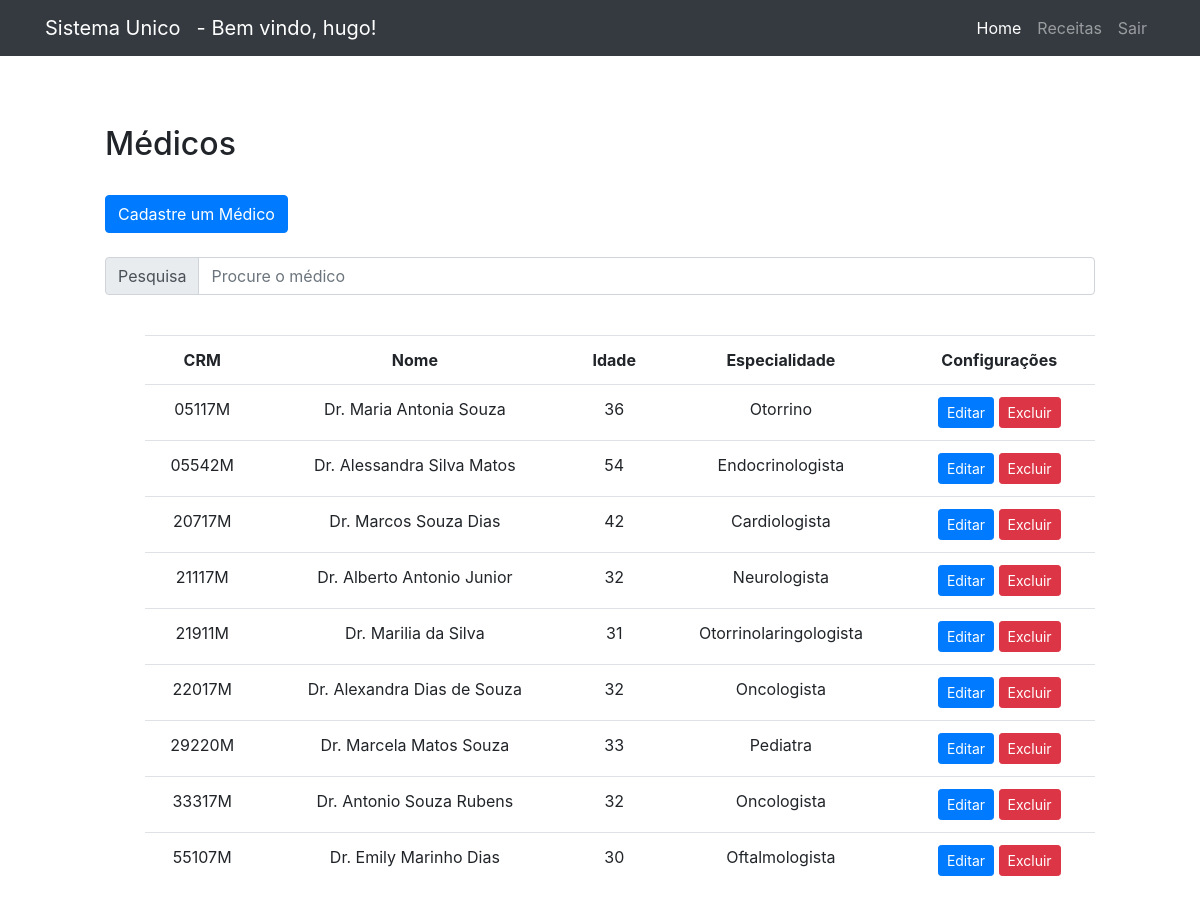
Page /public/doctor/listDoctor.php (signed in) on the committed database.
### tables this page shows
CREATE TABLE `usuarios` (
  `id_usuario` int(11) NOT NULL,
  `user` varchar(20) DEFAULT NULL,
  `senha` varchar(100) DEFAULT NULL,
  `prioridade` int(11) DEFAULT NULL,
  `nome` varchar(100) DEFAULT NULL
);

CREATE TABLE `medico` (
  `CRM` varchar(6) NOT NULL,
  `nome` varchar(200) NOT NULL,
  `idade` int(11) NOT NULL,
  `especialidade_id` int(11) NOT NULL
);

CREATE TABLE `especialidade_medico` (
  `especialidade_id` int(11) NOT NULL,
  `descricao` varchar(100) NOT NULL
);

### public/doctor/listDoctorNoSearch.php (the view, shortened to what this page needs)
<?php
    include("../../data/db_connection.php");
    $sql = "SELECT * FROM medico";
    $dadosConsulta = $connection -> query($sql);
    if($dadosConsulta -> num_rows > 0)
    {
    ?>
    <div style="margin-left: 100px; margin-right: 100px;">
        <br>
        <table class="table" style="text-align: center;">
            <tr>
                <th>CRM</th>
                <th>Nome</th>
                <th>Idade</th>
                <th>Especialidade</th>
                <th>Configurações</th>
            </tr>
            <?php
                while($exibir = $dadosConsulta -> fetch_assoc())
                {
                ?>
                    <tr>
                        <td><?php echo $exibir["CRM"] ?></td>
                        <td><?php echo $exibir["nome"] ?></td>
                        <td><?php echo $exibir["idade"] ?></td>
                        <td>
                        <?php
                            $sqlQuery = "SELECT * FROM especialidade_medico WHERE especialidade_id = " . $exibir["especialidade_id"];
                            $result = $connection -> query($sqlQuery);
                            if($result)
                            {
                                while($row = $result->fetch_assoc())
                                    echo $row["descricao"];
                            }
                        ?>
                        </td>
                        <td>
                            <button type="submit" class="btn btn-primary btn-sm" formmethod="get">
                                <a href="editDoctor.php?crm=<?php echo $exibir["CRM"]?>" style="text-decoration: none; color: white">Editar</a>
                            </button>
                            <button type="submit" class="btn btn-danger btn-sm" formmethod="post">
                                 <a href="deleteDoctor.php?crm=<?php echo $exibir ["CRM"] ?>" style="text-decoration: none; color: white"> Excluir </a>
                            </button>
                        </td>
                    </tr>
                <?php
                    }
                ?>
        </table>
    </div>
<?php
    }
    else
    {
        echo "Nenhum registro encontrado.";
    }
?>

### public/templates/header.php (shortened to what this page needs)
<?php
include_once("../../data/db_connection.php");
?>
<!DOCTYPE html>
<html lang="en">
<head>
  <link rel="stylesheet" href="https://maxcdn.bootstrapcdn.com/bootstrap/4.5.2/css/bootstrap.min.css">
  <link rel="stylesheet" href="../styles/main.css" />
</head>
<body>
  <nav class="navbar navbar-expand-lg navbar-dark bg-dark fixed-top">
    <div class="container">
      <a class="navbar-brand" href="#">Sistema Unico</a>
      <?php
if (isset($_SESSION['paciente'])) {
  $id=$_SESSION['paciente'];
}
      if (isset($_SESSION['paciente']) or isset($_SESSION['medico']) or isset($_SESSION['adm'])) {
      $sql3 = "SELECT nome from  usuarios where id_usuario = $id";
      $resultado3 = $connection->query($sql3);
      $row = $resultado3->fetch_assoc();
      $nome=$row["nome"];
      ?>
        <a class="navbar-brand" href="#"><?php echo "- Bem vindo, ".$nome."!"; ?></a>
      <?php
      }
      ?>
      <div class="collapse navbar-collapse" id="navbarResponsive">
        <ul class="navbar-nav ml-auto">
          <?php
          if (isset($_SESSION['medico']) or isset($_SESSION['paciente']) or isset($_SESSION['adm'])) {
          ?>
            <li class="nav-item active">
              <a class="nav-link" href="../home/home.php">Home
              </a>
            </li>
            <li class="nav-item">
              <a class="nav-link" href="../prescription/listPrescription.php">Receitas</a>
            </li>
          <?php
          }
          ?>
          <?php
          if (isset($_SESSION['medico']) or isset($_SESSION['paciente']) or isset($_SESSION['adm'])) {
          ?>
            <li class="nav-item">
              <a class="nav-link" href="../auth/sair.php">Sair</a>
            </li>
          <?php
          }
          ?>
        </ul>
      </div>
    </div>
  </nav>
  <br>
  <br>
</body>
</html>

### public/doctor/listDoctor.php (shortened to what this page needs)
<?php include("../templates/header.php") ?>
<?php include("../../data/db_connection.php") ?>
<body>
    <div style="margin-left: 100px; margin-right: 100px;">
        <h2>Médicos</h2>
        <br>
    <div class="buttons">
                <a href="../doctor/createDoctor.php" class="btn btn-primary">Cadastre um Médico</a>
        </div>
    <br>
    <form method="POST" id="form-pesquisa" action="">
	<div class="input-group mb-3">
	<div class="input-group-prepend">
                    <span class="input-group-text" id="inputGroup-sizing-default">Pesquisa</span>
                </div>
				<input type="text" name="pesquisa" class="form-control" id="pesquisa" aria-label="Default" placeholder="Procure o médico" aria-describedby="inputGroup-sizing-default">
	</div>
    </div>
    <ul class="resultado">
	<?php include("listDoctornoSearch.php") ?>
	</ul>
</body>

### public/styles/main.css (style rules this page uses)
body { padding: 5px; }

### rows in the picture
usuarios: nome "hugo"
medico: CRM "05117M", nome "Dr. Maria Antonia Souza", idade "36"
especialidade_medico: descricao "Otorrino"
medico: CRM "05542M", nome "Dr. Alessandra Silva Matos", idade "54"
especialidade_medico: descricao "Endocrinologista"
medico: CRM "20717M", nome "Dr. Marcos Souza Dias", idade "42"
especialidade_medico: descricao "Cardiologista"
medico: CRM "21117M", nome "Dr. Alberto Antonio Junior", idade "32"
especialidade_medico: descricao "Neurologista"
medico: CRM "21911M", nome "Dr. Marilia da Silva", idade "31"
especialidade_medico: descricao "Otorrinolaringologista"
medico: CRM "22017M", nome "Dr. Alexandra Dias de Souza", idade "32"
especialidade_medico: descricao "Oncologista"
medico: CRM "29220M", nome "Dr. Marcela Matos Souza", idade "33"
especialidade_medico: descricao "Pediatra"
medico: CRM "33317M", nome "Dr. Antonio Souza Rubens", idade "32"
medico: CRM "55107M", nome "Dr. Emily Marinho Dias", idade "30"
especialidade_medico: descricao "Oftalmologista"
